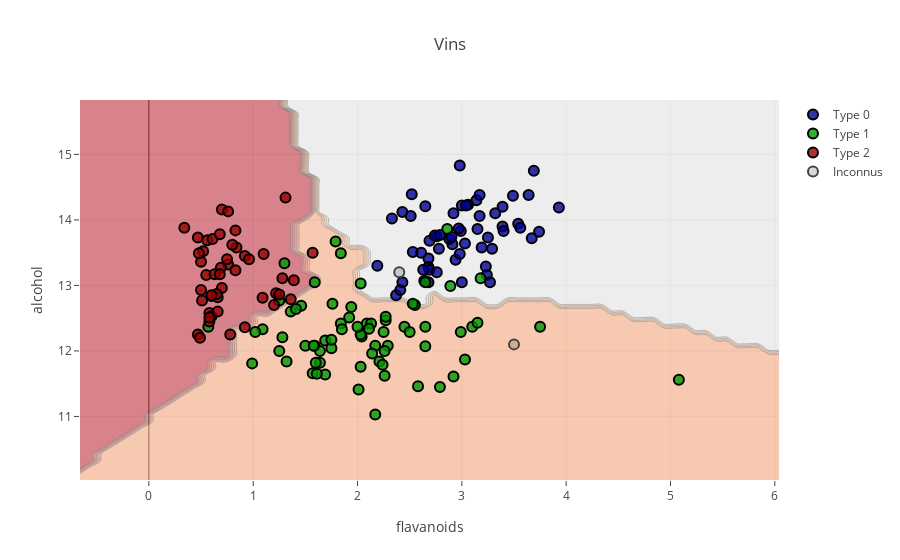

The notebook cell this image was saved under:
### Markdown cell above
# Frontières de décision

### Code cell
x_min, x_max = wine_data.loc[:, flavanoids_column_name].min() - 1, wine_data.loc[:, flavanoids_column_name].max() + 1
y_min, y_max = wine_data.loc[:, alcohol_column_name].min() - 1, wine_data.loc[:, alcohol_column_name].max() + 1
xx, yy = np.meshgrid(np.arange(x_min, x_max, 0.1),
                     np.arange(y_min, y_max, 0.1))
y_ = np.arange(y_min, y_max, 0.1)
z = knn.predict(np.c_[xx.ravel(), yy.ravel()]).reshape(xx.shape)

trace_wines_type_0 = go.Scatter(
    x=wine_data.loc[target == 0, flavanoids_column_name],
    y=wine_data.loc[target == 0, alcohol_column_name],
    name='Type 0',
    mode='markers',
    marker=dict(
        size=10,
        color='rgba(0, 0, 152, .8)',
        line=dict(
            width=2,
            color='rgb(0, 0, 0)'
        )
    )
)

trace_wines_type_1 = go.Scatter(
    x=wine_data.loc[target == 1, flavanoids_column_name],
    y=wine_data.loc[target == 1, alcohol_column_name],
    name='Type 1',
    mode='markers',
    marker=dict(
        size=10,
        color='rgba(0, 152, 0, .8)',
        line=dict(
            width=2,
            color='rgb(0, 0, 0)'
        )
    )
)

trace_wine_types_2 = go.Scatter(
    x=wine_data.loc[target == 2, flavanoids_column_name],
    y=wine_data.loc[target == 2, alcohol_column_name],
    name='Type 2',
    mode='markers',
    marker=dict(
        size=10,
        color='rgba(152, 0, 0, .8)',
        line=dict(
            width=2,
            color='rgb(0, 0, 0)'
        )
    )
)

contour = go.Contour(
    x=xx[0], y=y_,
    z=z,
    colorscale=[[0, 'blue'],
                [1, 'yellow'],
                [2, 'red']
                ],
    opacity=0.5,
    showscale=False
)

trace_unknown_wines = go.Scatter(
    x=[3.5, 2.4],
    y=[12.1, 13.2],
    name="Inconnus",
    mode="markers",
    marker=dict(
        size=10,
        color='rgba(0, 0, 0, 0.15)',
        line=dict(width=2, )
    )
)

data = [trace_wines_type_0, trace_wines_type_1, trace_wine_types_2, contour, trace_unknown_wines]

layout = dict(title='Vins',
              xaxis=dict(title=flavanoids_column_name),
              yaxis=dict(title=alcohol_column_name)
              )

iplot({"data": data, "layout": layout}, filename=None)

### Figure 1 — Plotly figure (JSON) as saved in the notebook; plotly's stock layout.template omitted (floating-point values rounded to 4 significant figures; data arrays with more than 128 entries replaced by an {"elided": "..."} marker saying what was removed)
{"data": [{"marker": {"color": "rgba(0, 0, 152, .8)", "line": {"color": "rgb(0, 0, 0)", "width": 2}, "size": 10}, "mode": "markers", "name": "Type 0", "type": "scatter", "x": [3.24, 2.68, 2.99, 3.54, 2.68, 3.67, 3.15, 3.93, 3.39, 2.98, 2.68, 2.65, 2.43, 2.97, 3.03, 2.69, 2.76, 3.4, 3.27, 2.76, 2.94, 2.69, 2.74, 2.98, 2.91, 2.88, 3, 3.14, 3.32, 3.69, 3.49, 3.64, 2.53, 2.51, 2.33, 3.23, 3.29, 3.74, 2.37, 2.41, 3, 3.06, 2.52, 2.9, 2.61, 2.64, 3.17, 2.78, 2.63, 2.19, 2.79, 3.25, 3.17, 2.92, 3.19, 2.43, 3.04, 3.39, 3.56], "y": [13.16, 13.41, 13.83, 13.94, 13.05, 13.72, 13.86, 14.19, 13.9, 14.83, 13.28, 14.21, 14.12, 13.87, 13.64, 13.24, 13.75, 13.83, 13.05, 13.2, 13.39, 13.68, 13.76, 13.48, 13.63, 13.71, 13.05, 14.3, 14.1, 14.75, 14.37, 14.38, 13.51, 14.06, 14.02, 13.29, 13.56, 13.82, 12.85, 12.93, 14.22, 14.23, 14.39, 13.74, 13.5, 13.07, 14.38, 13.56, 13.24, 13.3, 13.77, 13.73, 14.06, 14.1, 13.58, 13.05, 14.22, 14.2, 13.88]}, {"marker": {"color": "rgba(0, 152, 0, .8)", "line": {"color": "rgb(0, 0, 0)", "width": 2}, "size": 10}, "mode": "markers", "name": "Type 1", "type": "scatter", "x": [2.65, 2.29, 2.04, 1.36, 1.92, 3.18, 2.17, 1.46, 1.28, 1.5, 1.64, 1.59, 2.21, 2.55, 2.26, 2.58, 1.84, 1.59, 3.1, 1.84, 1.25, 1.85, 2.03, 2.03, 1.94, 1.64, 2.86, 2.27, 1.25, 2.65, 1.69, 2.09, 2.01, 2.13, 1.69, 1.41, 2.11, 2.26, 1.75, 1.57, 1.3, 3.75, 1.09, 2.45, 5.08, 0.99, 2.53, 2.79, 2.27, 2.5, 1.75, 2.17, 1.79, 2.99, 1.61, 2.92, 2.14, 1.76, 3.15, 2.89, 1.32, 2.65, 0.57, 2, 2.25, 2.24, 1.58, 1.02, 1.6, 2.03, 3.03], "y": [13.05, 12.08, 12.22, 12.6, 12.51, 13.11, 11.03, 12.69, 12.21, 12.08, 11.82, 12.08, 11.84, 12.7, 12, 11.46, 13.49, 13.05, 12.37, 12.42, 12, 12.33, 11.76, 12.25, 12.67, 12, 13.86, 12.47, 12.77, 12.37, 12.16, 12.42, 11.41, 12.42, 11.64, 12.64, 12.34, 11.62, 12.04, 11.66, 13.34, 12.37, 12.33, 12.37, 11.56, 11.81, 12.72, 11.45, 12.52, 12.29, 12.17, 12.08, 13.67, 12.29, 11.65, 11.61, 11.96, 12.72, 12.43, 12.99, 11.84, 12.07, 12.37, 12.37, 12.29, 11.79, 12.08, 12.29, 11.82, 13.03, 11.87]}, {"marker": {"color": "rgba(152, 0, 0, .8)", "line": {"color": "rgb(0, 0, 0)", "width": 2}, "size": 10}, "mode": "markers", "name": "Type 2", "type": "scatter", "x": [0.76, 1.57, 0.58, 0.47, 0.6, 0.75, 0.78, 0.92, 0.47, 0.69, 0.55, 0.7, 0.83, 1.09, 1.31, 0.49, 0.76, 0.6, 0.92, 0.66, 0.52, 0.56, 0.84, 0.7, 0.63, 0.34, 0.51, 0.58, 0.5, 1.2, 1.22, 0.8, 0.66, 1.28, 0.65, 0.61, 0.96, 1.39, 1.25, 0.48, 0.83, 0.68, 1.36, 0.68, 1.1, 0.5, 0.6, 0.58], "y": [13.32, 13.5, 12.58, 13.73, 12.84, 13.4, 12.25, 12.36, 12.25, 13.27, 13.16, 14.16, 13.84, 12.81, 14.34, 12.2, 14.13, 12.53, 13.45, 12.6, 13.52, 13.69, 13.58, 12.96, 13.17, 13.88, 12.77, 12.45, 13.36, 12.7, 12.88, 13.62, 12.82, 13.11, 12.87, 13.71, 13.4, 13.08, 12.86, 13.49, 13.23, 13.78, 12.79, 13.17, 13.48, 12.93, 12.85, 12.51]}, {"colorscale": [[0, "blue"], [1, "yellow"], [2, "red"]], "opacity": 0.5, "showscale": false, "type": "contour", "x": [-0.66, -0.56, -0.46, -0.36, -0.26, -0.16, -0.06, 0.04, 0.14, 0.24, 0.34, 0.44, 0.54, 0.64, 0.74, 0.84, 0.94, 1.04, 1.14, 1.24, 1.34, 1.44, 1.54, 1.64, 1.74, 1.84, 1.94, 2.04, 2.14, 2.24, 2.34, 2.44, 2.54, 2.64, 2.74, 2.84, 2.94, 3.04, 3.14, 3.24, 3.34, 3.44, 3.54, 3.64, 3.74, 3.84, 3.94, 4.04, 4.14, 4.24, 4.34, 4.44, 4.54, 4.64, 4.74, 4.84, 4.94, 5.04, 5.14, 5.24, 5.34, 5.44, 5.54, 5.64, 5.74, 5.84, 5.94, 6.04], "y": [10.03, 10.13, 10.23, 10.33, 10.43, 10.53, 10.63, 10.73, 10.83, 10.93, 11.03, 11.13, 11.23, 11.33, 11.43, 11.53, 11.63, 11.73, 11.83, 11.93, 12.03, 12.13, 12.23, 12.33, 12.43, 12.53, 12.63, 12.73, 12.83, 12.93, 13.03, 13.13, 13.23, 13.33, 13.43, 13.53, 13.63, 13.73, 13.83, 13.93, 14.03, 14.13, 14.23, 14.33, 14.43, 14.53, 14.63, 14.73, 14.83, 14.93, 15.03, 15.13, 15.23, 15.33, 15.43, 15.53, 15.63, 15.73, 15.83], "z": {"elided": "59x68 int values"}}, {"marker": {"color": "rgba(0, 0, 0, 0.15)", "line": {"width": 2}, "size": 10}, "mode": "markers", "name": "Inconnus", "type": "scatter", "x": [3.5, 2.4], "y": [12.1, 13.2]}], "layout": {"title": "Vins", "xaxis": {"title": "flavanoids"}, "yaxis": {"title": "alcohol"}}}
